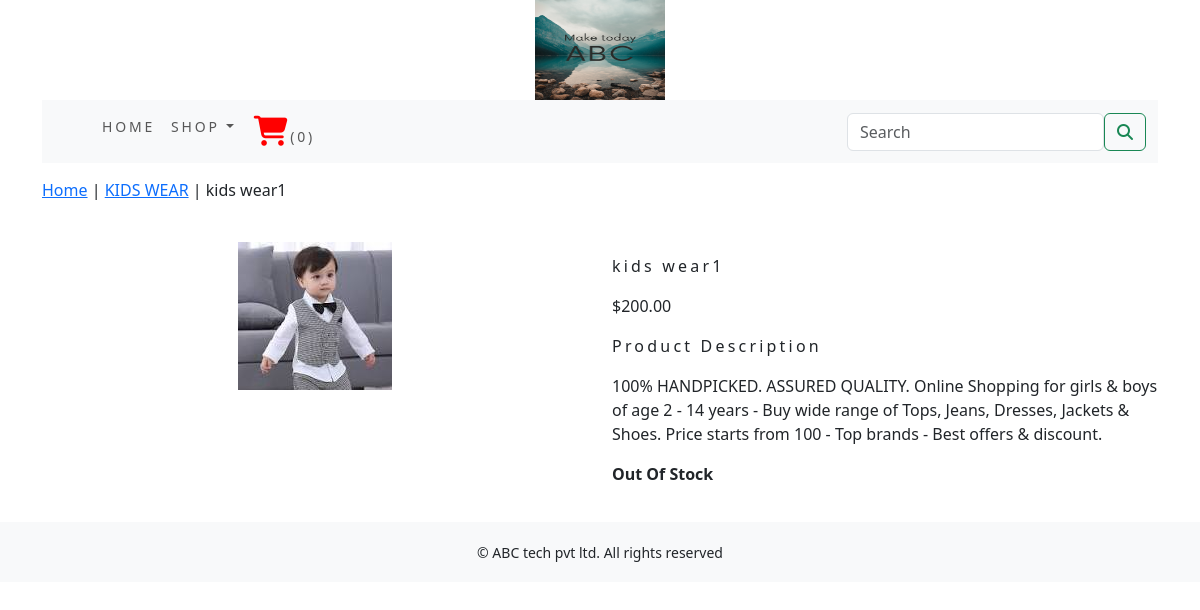
Screenshot of /shop/kids-wear/kids-wear1/ with the database file from the repository.
### shop/models.py (models this page shows, shortened)
class Product(models.Model):
    name=models.CharField(max_length=250, unique=True)
    slug=models.SlugField(max_length=250, unique=True)
    description=models.TextField(blank=True)
    price=models.DecimalField(max_digits=10, decimal_places=2)
    category=models.ForeignKey(Category, on_delete=models.CASCADE)
    image=models.ImageField(upload_to='product', blank=True)
    stock=models.IntegerField()
    available=models.BooleanField(default=True)
    created=models.DateTimeField(auto_now_add=True)
    updated=models.DateTimeField(auto_now=True)
    class Meta:
        ordering=('name',)
        verbose_name='product'
        verbose_name_plural='products'

class Category(models.Model):
    name=models.CharField(max_length=250, unique=True)
    slug=models.SlugField(max_length=250, unique=True)
    description=models.TextField(blank=True)
    image=models.ImageField(upload_to='category', blank=True)
    class Meta:
        ordering=('name',)
        verbose_name='category'
        verbose_name_plural='categories'
    def get_url(self):
        return reverse('shop:products_by_category', args=[self.slug])
    def __str__(self):
        return '{}'.format(self.name)

### shop/views.py (the view)
# urls.py: path('<slug:c_slug>/<slug:product_slug>/', views.prodDetail, name='prodCatdetail')
def prodDetail(request, c_slug, product_slug):
    try:
        product=Product.objects.get(category__slug=c_slug, slug=product_slug)
    except Exception as e:
        raise e
    return render(request, "product.html", {'product': product})

### cart/context_processors.py (called while the page is built)
def counter(request):
    item_count=0
    if 'admin' in request.path:
        return  {}
    else:
        try:
            cart=Cart.objects.filter(cart_id=_cart_id(request))
            cart_items=CartItem.objects.all().filter(cart=cart[:1])
            for cart_item in cart_items:
                item_count += cart_item.quantity
        except Cart.DoesNotExist:
            item_count = 0
    return dict(item_count=item_count)

### cart/views.py (called while the page is built)
def _cart_id(request):
    cart=request.session.session_key
    if not cart:
        cart=request.session.create()
    return cart

### shop/context_processors.py (called while the page is built)
def menu_links(request):
    links=Category.objects.all()
    return dict(links=links)

### templates/product.html (shortened to what this page needs)
{% extends 'base.html' %}
{% load static %}
{% block content %}
<div class="row my_prod_row_class">
    <div class="mx_auto">
        <p><a href="{% url 'shop:allProdCat' %}">Home</a> | <a href="{{product.category.get_url}}">{{product.category}}</a> | {{product.name}}</p>
    </div>
<div class="container">
<br>
<div class="row">
    <div class="col-12 col-sm-12 col-md-12 col-lg-6 text-center">
        <div style="min-width:18rem;">
            <img src="{{product.image.url}}" alt="{{product.name}}">
        </div>
    </div>
        <div class="col-12 col-sm-12 col-md-12 col-lg-6">
            <div>
            <h1 class="my_prod_title">{{product.name}}</h1>
            <p>${{product.price}}</p>
            <p class="my_title">Product Description</p>
            <p  class="text-justify my_rod_text">{{product.description}}</p>
            {% if product.stock <= 0 %}
            <p class="text-justify my_prod_text"><b>Out Of Stock</b></p>
            {% else %}
            <a class="btn btn-secondary" href="{% url 'cart:add_cart' product.id %}">Add To Cart</a>
            {% endif %}
        </div>
    </div>
    </div>
</div>
</div>
{% endblock %}

### templates/base.html (shortened to what this page needs)
{% load static %}
<!DOCTYPE html>
<html lang="en">
<head>
    <link rel="stylesheet" href="{% static 'css/custom.css' %}">
    <link rel="stylesheet" href="{% static 'css/bootstrap.rtl.min.css' %}">
</head>
<body>
<div class="container">
    {% include 'header.html' %}
    {% include 'navbar.html' %}
    {% block content %}
    {% endblock %}
</div>
{% include 'footer.html' %}
</body>
</html>

### templates/header.html
{% load static %}
<header>
    <center>
        <a href="{% url 'shop:allProdCat' %}"><img src="{% static 'images/logo.png' %}" alt="logoimage" width="130px;" height="100px"></a>
    </center>
</header>

### templates/navbar.html (shortened to what this page needs)
<nav class="navbar navbar-expand-lg bg-body-tertiary">
  <div class="container-fluid">
    <div class="collapse navbar-collapse" id="navbarSupportedContent">
      <ul class="navbar-nav mb-2 mb-lg-0">
        <li class="nav-item">
          <a class="nav-link" href="{% url 'shop:allProdCat' %}">Home</a>
        </li>
        <li class="nav-item dropdown {% if 'shop' in request.path %} active {% endif %}">
          <a class="nav-link dropdown-toggle" href="#" role="button" data-bs-toggle="dropdown" aria-expanded="false">
            Shop
          </a>
        </li>
        {% if item_count >= 0 %}
        <li class="nav-item">
          <a class="nav-link" href="{% url 'cart:cart_detail' %}"><i class="fa fa-shopping-cart" style="font-size:30px;color:red"></i>({{item_count}})</a>
        </li>
        {% endif %}
      </ul>
    </div>
    <form class="d-flex" action="{% url 'search_app:SearchResult' %}" method="get">
        <input class="form-control me-2" type="search" placeholder="Search" aria-label="Search" name="q">
        <button class="btn btn-outline-success" type="submit"><i class="fa-solid fa-magnifying-glass"></i></button>
      </form>
  </div>
</nav>

### templates/footer.html
<div class="footer navbar-fixed-bottom my_footer">
    <p class="text-center">&copy; ABC tech pvt ltd. All rights reserved</p>
</div>

### static/css/custom.css (style rules this page uses)
body { font-family: "Playfair Display", serif; }
.nav-item { letter-spacing : .2em; font-size : 14px; text-transform : uppercase; }
.my_footer { background-color : #f8f9fa; height : 60px; }
.my_footer p { padding-top : 20px; font-size : 14px; }
.my_title { font-size : 16px; text_transform : uppercase; letter-spacing : .2em; }
.my_prod_row_class { padding-top : 15px; padding-bottom : 20px; }
.my_prod_title { font-size :16px; text_transform : uppercase; letter-spacing : .2em; padding-top : 15px; padding-bottom : 10px; }
.my_prod_text { padding-right : 20px; }

### rows the page displays
Product: category "KIDS WEAR", name "kids wear1", image (picture), price "200.00", description "100% HANDPICKED. ASSURED QUALITY. Online Shopping for girls & boys of age 2 - 14 years - Buy wide range of Tops, Jeans, Dresses, Jackets & Shoes. Price starts from 100 - Top brands - Best offers & discount."

### other values shown
{{ item_count }} "0"
